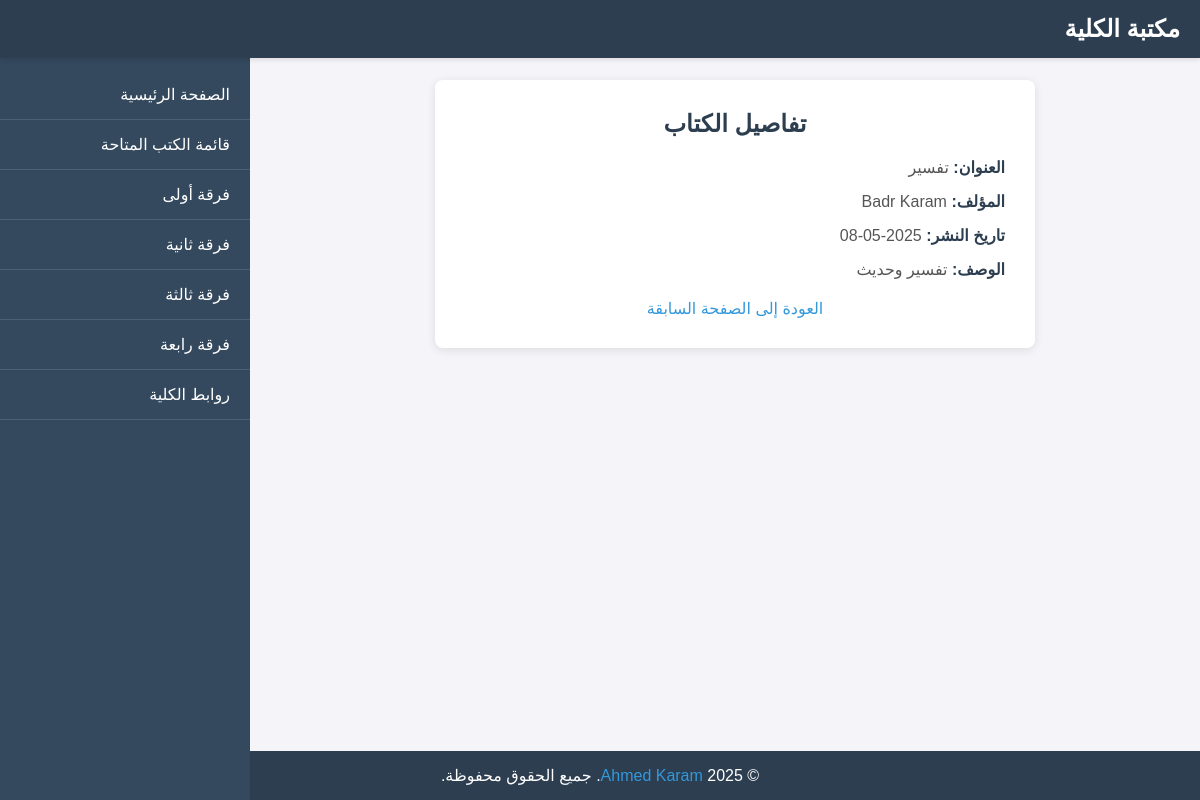
/books/9/, run on the app's committed database.
### Book/models.py (models this page shows, shortened)
class Book(models.Model):
    title = models.CharField(max_length=200)
    author = models.CharField(max_length=100)
    description = models.TextField(null=True, blank=True)
    publication_date = models.DateField(null=True, blank=True)
    pdf_file = models.FileField(upload_to='books/pdfs/', null=True, blank=True)
    batch = models.CharField(max_length=10, choices=BATCH_CHOICES, default='year1')
    class Meta:
        indexes = [models.Index(fields=['title'])]

### Book/views.py (the view)
# urls.py: path('<int:pk>/', views.book_detail, name='book_detail'),
def book_detail(request, pk):
    try:
        book = Book.objects.get(pk=pk)
        context = {'book': book}
        return render(request, 'Book/book_detail.html', context)
    except ObjectDoesNotExist:
        context = {'message': 'الكتاب غير موجود.'}
        return render(request, 'Book/book_not_found.html', context)

### Book/templates/Book/book_detail.html (shortened to what this page needs)
<!DOCTYPE html>
<html lang="ar">
<head>
</head>
<body>
    <header>
        <h1>مكتبة الكلية</h1>
    </header>
    <nav class="sidebar">
        <div class="sidebar-content">
            <ul>
                <li><a href="{% url 'Book:home' %}">الصفحة الرئيسية</a></li>
                <li><a href="{% url 'Book:books_list' %}">قائمة الكتب المتاحة</a></li>
                <li><a href="{% url 'Book:year1' %}">فرقة أولى</a></li>
                <li><a href="{% url 'Book:year2' %}">فرقة ثانية</a></li>
                <li><a href="{% url 'Book:year3' %}">فرقة ثالثة</a></li>
                <li><a href="{% url 'Book:year4' %}">فرقة رابعة</a></li>
                <li><a href="{% url 'Book:college_links' %}">روابط الكلية</a></li>
            </ul>
        </div>
    </nav>
    <main class="main-content">
        <div class="book-detail">
            <h2>تفاصيل الكتاب</h2>
            <p><strong>العنوان:</strong> {{ book.title }}</p>
            <p><strong>المؤلف:</strong> {{ book.author }}</p>
            <p><strong>تاريخ النشر:</strong> {{ book.publication_date|date:"Y-m-d" }}</p>
            <p><strong>الوصف:</strong> {{ book.description|default:"لا يوجد وصف متاح." }}</p>
            <div class="back-link">
                <a href="javascript:history.back()">العودة إلى الصفحة السابقة</a>
            </div>
        </div>
    </main>
    <footer>
        <p>© 2025 <a href="https://www.facebook.com/share/1BhQoTLxFP/" target="_blank">Ahmed Karam</a>. جميع الحقوق محفوظة.</p>
    </footer>
</body>
</html>

### Book/templates/Book/book_detail.html (style rules this page uses)
* { margin: 0; padding: 0; box-sizing: border-box; font-family: Arial, sans-serif; }
body { direction: rtl; background-color: #f4f4f9; color: #333; }
header { background-color: #2c3e50; color: white; padding: 15px 20px; display: flex; justify-content: space-between; align-items: center; box-shadow: 0 2px 5px rgba(0, 0, 0, 0.1); position: fixed; top: 0; width: 100%; z-index: 1001; }
header h1 { font-size: 24px; }
.sidebar { width: 250px; background-color: #34495e; color: white; height: 100vh; position: fixed; top: 0; left: -250px; transition: left 0.3s ease; z-index: 1000; overflow-y: auto; }
.sidebar-content { padding-top: 70px; }
.sidebar ul { list-style: none; padding: 0; }
.sidebar ul li { padding: 15px 20px; border-bottom: 1px solid #4a6076; }
.sidebar ul li a { color: white; text-decoration: none; font-size: 16px; display: block; }
.main-content { margin-left: 20px; padding: 40px; padding-top: 80px; transition: margin-left 0.3s ease; }
.book-detail { max-width: 600px; margin: 0 auto; background-color: white; padding: 30px; border-radius: 8px; box-shadow: 0 2px 10px rgba(0, 0, 0, 0.1); }
.book-detail h2 { color: #2c3e50; margin-bottom: 20px; text-align: center; }
.book-detail p { margin: 15px 0; font-size: 16px; color: #555; }
.book-detail p strong { color: #2c3e50; }
.book-detail a { color: #3498db; text-decoration: none; }
.back-link { text-align: center; margin-top: 20px; }
.back-link a { color: #3498db; text-decoration: none; font-size: 16px; }
footer { background-color: #2c3e50; color: white; text-align: center; padding: 15px; position: fixed; bottom: 0; width: 100%; }
footer a { color: #3498db; text-decoration: none; }
@media (min-width: 769px) { .sidebar { left: 0; } }
@media (min-width: 769px) { .main-content { margin-left: 270px; } }

### data on the page
Book: title "تفسير", author "Badr Karam", publication_date "2025-05-08", description "تفسير وحديث"
